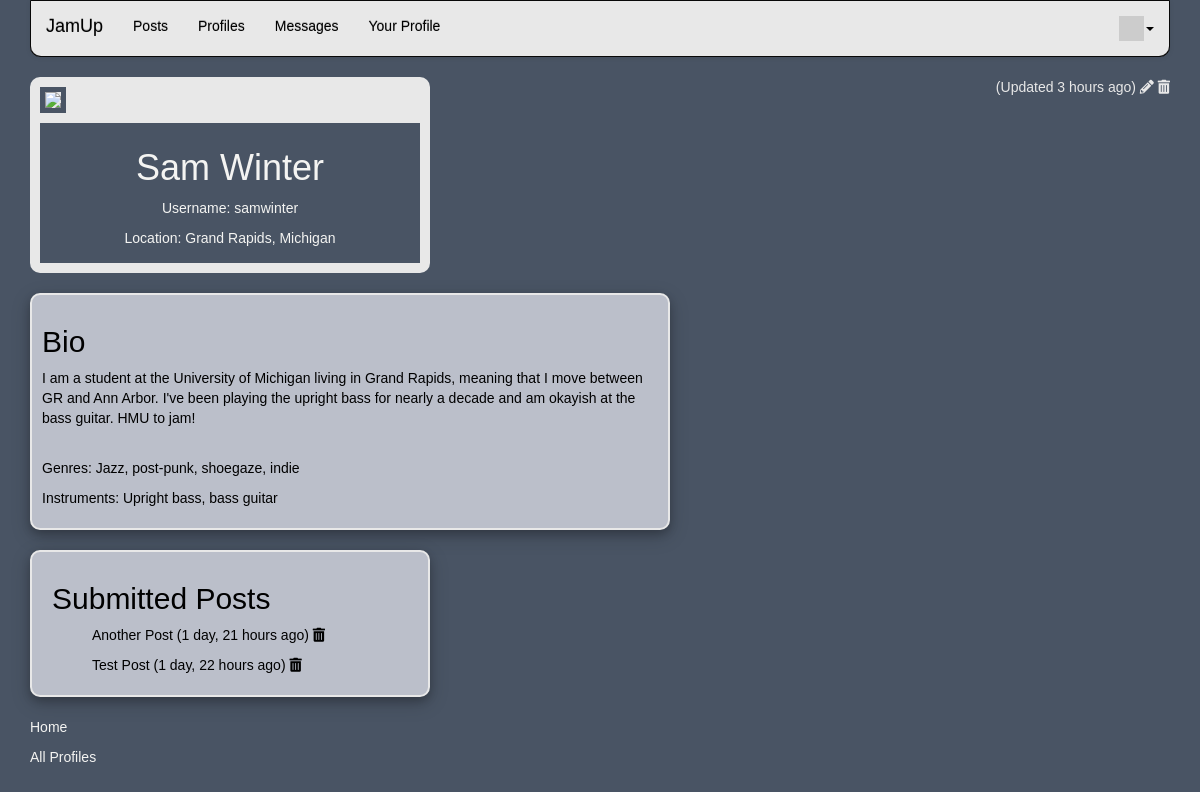
Screenshot of /profile/1 (signed in) with the database file from the repository.
### jamup/models.py (models this page shows, shortened)
class Profile(models.Model):
        user = models.OneToOneField(User, on_delete=models.CASCADE, null=True, blank=True)
        name = models.CharField(max_length=50)
        city = models.ForeignKey(City, on_delete=models.CASCADE)
        state = models.ForeignKey(State, on_delete=models.CASCADE)
        bio = models.TextField(max_length=1000)
        private = models.BooleanField(default=False)
        created_at = models.DateTimeField(auto_now_add=True)
        updated_at = models.DateTimeField(auto_now=True)
        picture = models.BinaryField(null=True, editable=True, default=False)
        content_type = models.CharField(max_length=256, null=True, help_text='The MIMEType of the file', default='')
        genres = models.TextField(max_length=300)
        instruments = models.TextField(max_length=300)

class City(models.Model):
        name = models.CharField(max_length=80)
        state = models.ForeignKey(State, on_delete=models.CASCADE)
        def __str__(self):
                return self.name

class State(models.Model):
        name = models.CharField(max_length=20)
        def __str__(self):
                return self.name

class Post(models.Model):
        title = models.CharField(max_length=200)
        city = models.ForeignKey(City, on_delete=models.CASCADE)
        state = models.ForeignKey(State, on_delete=models.CASCADE)
        reason = models.ForeignKey(Reason, on_delete=models.CASCADE)
        text = models.TextField()
        profile = models.ForeignKey(Profile, on_delete=models.CASCADE)
        owner = models.ForeignKey(settings.AUTH_USER_MODEL, on_delete=models.CASCADE)
        created_at = models.DateTimeField(auto_now_add=True)
        updated_at = models.DateTimeField(auto_now=True)
        replies = models.ManyToManyField(settings.AUTH_USER_MODEL,
                through='Reply', related_name='replies_owned')

### jamup/views.py (the view)
# urls.py: path('profile/<int:pk>', views.ProfileDetailView.as_view(), name='profile_detail'),
class ProfileDetailView(OwnerDetailView):
    model = Profile
    template_name = 'jamup/profile_detail.html'
    def get(self, request, pk) :
        x = Profile.objects.get(id=pk)
        posts = Post.objects.filter(profile=x).order_by('-updated_at')
        profile_form = ProfileCreateForm()
        context = { 'profile' : x, 'posts': posts, 'profile_form': profile_form }
        return render(request, self.template_name, context)

### home/context_processors.py (called while the page is built)
def settings(request):
    return {
        'settings': django_settings,
    }

### home/templatetags/app_tags.py (called while the page is built)
@register.filter(name='gravatar')
def gravatar(user, size=35):
    email = str(user.email.strip().lower()).encode('utf-8')
    email_hash = md5(email).hexdigest()
    url = "//www.gravatar.com/avatar/{0}?s={1}&d=identicon&r=PG"
    return url.format(email_hash, size)

### jamup/templates/jamup/profile_detail.html (shortened to what this page needs)
{% extends "base_menu.html" %}
{% load humanize %}
{% block content %}
<span style="float: right;">
(Updated {{ profile.updated_at|naturaltime }})
{% if profile.user == user %}
<a href="{% url 'jamup:profile_update' profile.id %}"><i class="fa fa-pencil"></i></a>
<a href="{% url 'jamup:profile_delete' profile.id %}"><i class="fa fa-trash"></i></a>
{% endif %}
</span>
<div class="pic_surround">
    {% if profile.content_type %}
    <img class="prof_pic" src="{% url 'jamup:profile_picture' profile.id %}"
    onclick="document.getElementById('overlay').style.display = 'block';">
    {% endif %}
    <div class="info1">
        <h1>{{ profile.name }}</h1>
        <p>Username: {{ profile.user }}</p>
        <p>Location: {{ profile.city }}, {{ profile.state }}</p>
    </div>
</div>
<div class="info2">
    <div class="prof_content">
        <h2>Bio</h2>
        <p>{{ profile.bio }}</p>
        <br>
        <p>Genres: {{profile.genres}}</p>
        <p>Instruments: {{ profile.instruments }}</p>
    </div>
</div>
<div class="post">
    <div class="post_main">
        <h2>Submitted Posts</h2>
        <div class="post_content">
            {% if posts %}
            {% for post in posts %}
            <p><a href="{% url 'jamup:post_detail' post.id %}">{{ post.title }}</a>
            ({{ post.updated_at|naturaltime }})
            {% if user == post.owner %}
            <a href="{% url 'jamup:post_delete' post.id %}"><i class="fa fa-trash prof_del"></i></a>
            {% endif %}
            </p>
            {% endfor %}
            {% else %}
            <p>This user has not made any posts</p>
            {% endif %}
        </div>
    </div>
</div>
<p>
<a class="main_link" href="{% url 'jamup:all' %}">Home</a>
</p>
<p>
<a class="main_link" href="{% url 'jamup:all_profiles' %}">All Profiles</a>
</p>
{% endblock %}

### home/static/style.css (style rules this page uses)
body { background-color: #495464; }
* { color: #e8e8e8; font-family: 'Noto Sans TC', sans-serif;; }
a { color: black; }
.main_link { color: #f4f4f2; }
.post { width: 400px; box-shadow: 0 4px 8px 0 rgba(0, 0, 0, 0.2), 0 6px 20px 0 rgba(0, 0, 0, 0.19); margin-top: 20px; margin-bottom: 20px; background-color: #bbbfca; border-radius: 10px; border-color: #e8e8e8; border-width: 2px; border-style: solid; }
.post h3, .post_content p { color: black; }
.post_content { width: 300px; margin-left: 40px; }
.post_main { padding: 10px; margin-left: 10px; }
.prof_pic { width: 380px; border-style: solid; border-width: 5px; border-color: #495464; margin-top: 10px; margin-left: 10px; }
.info1 { width: 380px; margin-left: 10px; text-align: center; background-color: #495464; padding-top: 5px; padding-bottom: 5px; margin-top: 10px; }
.info1 h1, .info1 p { color: #f4f4f2; }
.pic_surround { background-color: #e8e8e8; width: 400px; padding-bottom: 10px; border-radius: 10px; }
.info2 { background-color: #bbbfca; width: 640px; margin-top: 20px; box-shadow: 0 4px 8px 0 rgba(0, 0, 0, 0.2), 0 6px 20px 0 rgba(0, 0, 0, 0.19); border-radius: 10px; border-color: #e8e8e8; border-width: 2px; border-style: solid; }
.prof_content { padding: 10px; color: black; }
.prof_content p, .prof_del, .post_main h2 { color: black; }

### rows the page displays
Profile: updated_at "3 hours ago", name "Sam Winter", user "samwinter", city "Grand Rapids", state "Michigan", bio "I am a student at the University of Michigan living in Grand Rapids, meaning that I move between GR and Ann Arbor. I've been playing the upright bass for nearly a decade and am okayish at the bass guitar. HMU to jam!", genres "Jazz, post-punk, shoegaze, indie", instruments "Upright bass, bass guitar"
Post: title "Another Post", updated_at "1 day, 21 hours ago"
Post: title "Test Post", updated_at "1 day, 22 hours ago"

### other values shown
{{ settings.APP_NAME }} "JamUp"
